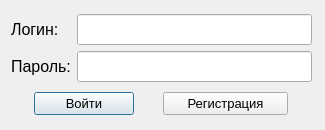
<?xml version="1.0" encoding="UTF-8"?>
<ui version="4.0">
 <class>Login</class>
 <widget class="QDialog" name="Login">
  <property name="geometry">
   <rect>
    <x>0</x>
    <y>0</y>
    <width>325</width>
    <height>130</height>
   </rect>
  </property>
  <property name="minimumSize">
   <size>
    <width>325</width>
    <height>130</height>
   </size>
  </property>
  <property name="maximumSize">
   <size>
    <width>325</width>
    <height>130</height>
   </size>
  </property>
  <property name="windowTitle">
   <string>[DLS] Вход</string>
  </property>
  <widget class="QWidget" name="layoutWidget">
   <property name="geometry">
    <rect>
     <x>11</x>
     <y>10</y>
     <width>301</width>
     <height>111</height>
    </rect>
   </property>
   <layout class="QVBoxLayout" name="verticalLayout_3">
    <item>
     <layout class="QHBoxLayout" name="horizontalLayout">
      <item>
       <layout class="QVBoxLayout" name="verticalLayout">
        <item>
         <widget class="QLabel" name="label">
          <property name="font">
           <font>
            <pointsize>12</pointsize>
           </font>
          </property>
          <property name="text">
           <string>Логин:</string>
          </property>
         </widget>
        </item>
        <item>
         <widget class="QLabel" name="label_2">
          <property name="font">
           <font>
            <pointsize>12</pointsize>
           </font>
          </property>
          <property name="text">
           <string>Пароль:</string>
          </property>
         </widget>
        </item>
       </layout>
      </item>
      <item>
       <layout class="QVBoxLayout" name="verticalLayout_2">
        <item>
         <widget class="QLineEdit" name="lineEdit">
          <property name="font">
           <font>
            <pointsize>14</pointsize>
           </font>
          </property>
          <property name="toolTip">
           <string/>
          </property>
         </widget>
        </item>
        <item>
         <widget class="QLineEdit" name="lineEdit_2">
          <property name="font">
           <font>
            <pointsize>14</pointsize>
           </font>
          </property>
          <property name="echoMode">
           <enum>QLineEdit::Password</enum>
          </property>
         </widget>
        </item>
       </layout>
      </item>
     </layout>
    </item>
    <item>
     <layout class="QHBoxLayout" name="horizontalLayout_4">
      <item>
       <widget class="QPushButton" name="pushButton">
        <property name="maximumSize">
         <size>
          <width>100</width>
          <height>16777215</height>
         </size>
        </property>
        <property name="font">
         <font>
          <pointsize>10</pointsize>
         </font>
        </property>
        <property name="text">
         <string>Войти</string>
        </property>
       </widget>
      </item>
      <item>
       <widget class="QPushButton" name="pushButton_2">
        <property name="maximumSize">
         <size>
          <width>125</width>
          <height>16777215</height>
         </size>
        </property>
        <property name="font">
         <font>
          <pointsize>10</pointsize>
         </font>
        </property>
        <property name="text">
         <string>Регистрация</string>
        </property>
       </widget>
      </item>
     </layout>
    </item>
   </layout>
  </widget>
 </widget>
 <resources/>
 <connections/>
</ui>
